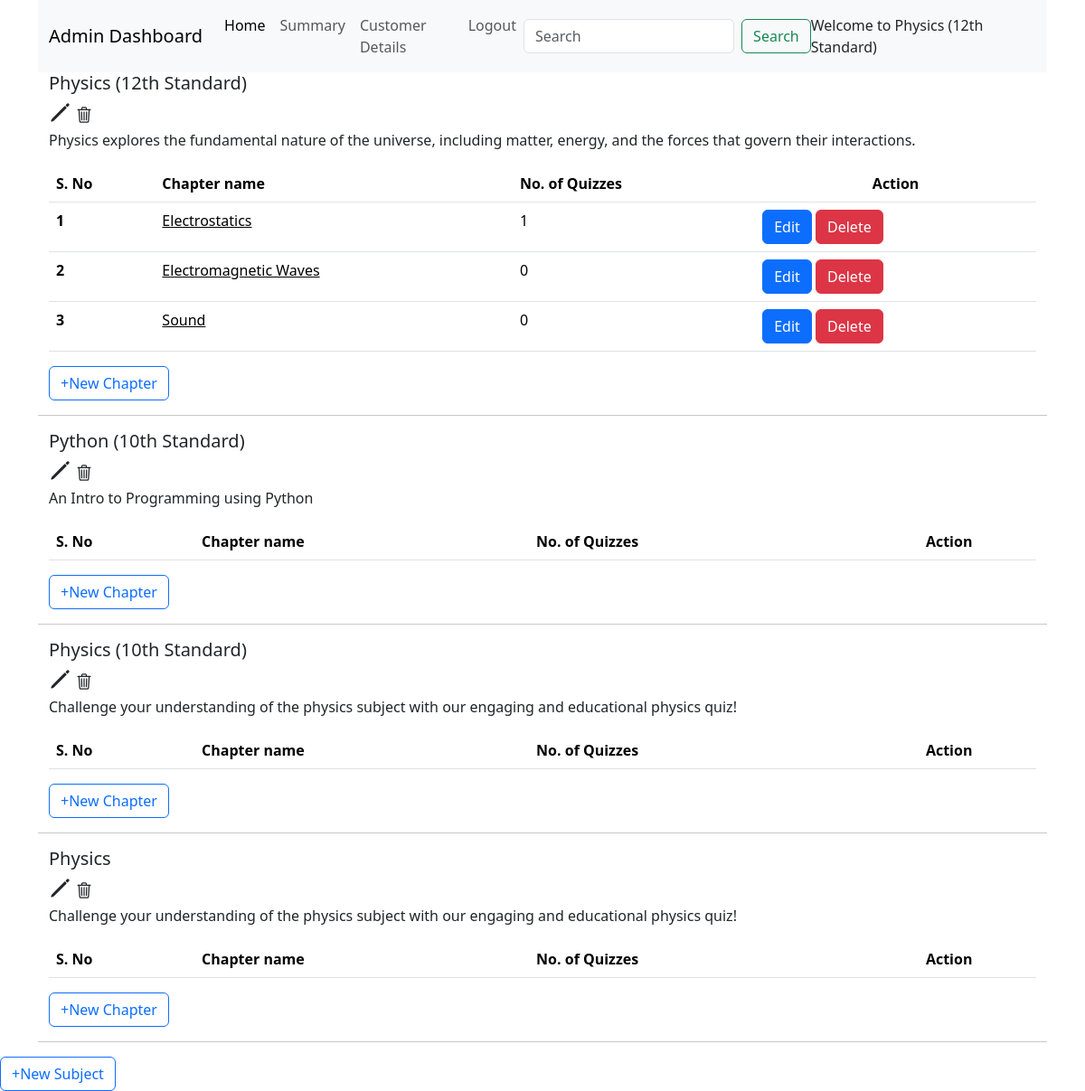
Screenshot of /admin_dashboard/Physics (12th Standard) with the database file from the repository.
### backend/models.py (models this page shows)
class Subject(db.Model):
  __tablename__="subject"
  sub_id=db.Column(db.Integer, primary_key=True, nullable=False)
  name=db.Column(db.String, nullable=False)
  description=db.Column(db.String)
  chapters=db.relationship("Chapter", cascade="all,delete", backref="subject", lazy=True)

class Chapter(db.Model):
  __tablename__="chapter"
  ch_id=db.Column(db.Integer, primary_key=True, nullable=False)
  subject_id=db.Column(db.Integer, db.ForeignKey("subject.sub_id"), nullable=False)
  name=db.Column(db.String, nullable=False)
  description=db.Column(db.String)
  quizes=db.relationship("Quiz", cascade="all,delete", backref="chapter", lazy=True)

### backend/controllers.py (the view)
@app.route('/admin_dashboard/<name>', methods=["GET","POST"])
def admin_dashboard(name):
  if request.method=="GET":
    subjects = db.session.query(Subject).all()
    return render_template("admin_dashboard.html", name=name, subjects=subjects)

### templates/admin_dashboard.html (shortened to what this page needs)
<!DOCTYPE html>
<html lang="en">
<head>
  <link href="https://cdn.jsdelivr.net/npm/bootstrap@5.3.3/dist/css/bootstrap.min.css" rel="stylesheet">
  <link href="https://cdn.jsdelivr.net/npm/bootstrap-icons/font/bootstrap-icons.css" rel="stylesheet">
  <link href="/static/style/admin_dashboard.css" rel="stylesheet">
</head>
<body>
  <div class="container new-container">
    <nav class="navbar navbar-expand-lg bg-body-tertiary">
      <div class="container-fluid">
        <a class="navbar-brand" href="#">Admin Dashboard</a>
        <div class="collapse navbar-collapse" id="navbarSupportedContent">
          <ul class="navbar-nav me-auto mb-2 mb-lg-0">
            <li class="nav-item">
              <a class="nav-link active" aria-current="page" href="/admin_dashboard/{{name}}">Home</a>
            </li>
            <li class="nav-item">
              <a class="nav-link" href="#">Summary</a>
            </li>
            <li class="nav-item">
              <a class="nav-link" href="/admin_user/{{name}}">Customer Details</a>
            </li>
            <li class="nav-item">
              <a class="nav-link" onclick="window.location.href='/'">Logout</a>
            </li>
          </ul>
          <form class="d-flex" role="search" method="POST" action="/search/{{name}}">
            <input class="form-control me-2" type="search" placeholder="Search" aria-label="Search" name="search" id="search">
            <button class="btn btn-outline-success" type="submit">Search</button>
          </form>
          <span class="nav=text">
            Welcome to {{name}}
          </span>
        </div>
      </div>
    </nav>
    {% for subject in subjects %}
    <div class="container new-container">
      <div class="title"><h5>{{subject.name}}</h5>
        <a onclick="window.location.href='/admin_dashboard/{{subject.sub_id}}/edit_subject/{{name}}'" ><ion-icon name="pencil-outline" style="font-size: 25px;" ></ion-icon></a>
        <a onclick="window.location.href='/admin_dashboard/{{subject.sub_id}}/delete_subject/{{name}}'"><ion-icon name="trash-outline" style="font-size: 20px;"></ion-icon></a>
      </div>
      <div class="description">{{subject.description}}</div>
      <table class="table table-striped">
        <table class="table">
          <thead>
            <tr>
              <th scope="col">S. No</th>
              <th scope="col">Chapter name</th>
              <th scope="col">No. of Quizzes</th>
              <th scope="col" class="text-center">Action</th>
            </tr>
          </thead>
          <tbody>
            {% for chapter in subject.chapters %}
            <tr>
              <th scope="row">{{chapter.ch_id}}</th>
              <td id="clickable"><a onclick="window.location.href='/admin_dashboard/{{subject.sub_id}}/{{chapter.ch_id}}/{{name}}'">{{chapter.name}}</a></td>
              <td>{{chapter.quizes | length}}</td>
              <td><a onclick="window.location.href='/admin_dashboard/{{subject.sub_id}}/{{chapter.ch_id}}/edit_chapter/{{name}}'" type="button" class="btn btn-primary">Edit</a>
              <a onclick="window.location.href='/admin_dashboard/{{subject.sub_id}}/{{chapter.ch_id}}/delete_chapter/{{name}}'" type="button" class="btn btn-danger">Delete</a></td>
              {% endfor %}
            </tr>
          </tbody>
        </table>
        <a onclick="window.location.href='/admin_dashboard/{{subject.sub_id}}/new_chapter/{{name}}'" type="button" class="btn btn-outline-primary">+New Chapter</a>
      </table>
    </div>
    <hr />
    {% endfor %}
  </div>
  <a onclick="window.location.href='/admin_dashboard/new_subject/{{name}}'" type="button" class="btn btn-outline-primary">+New Subject</a>
</body>
</html>

### static/style/admin_dashboard.css (style rules this page uses)
#clickable { text-decoration: underline; cursor: pointer; }
li a { cursor: pointer; }

### rows the page displays
Subject: name "Physics (12th Standard)", description "Physics explores the fundamental nature of the universe, including matter, energy, and the forces that govern their interactions."
Chapter: ch_id "1", name "Electrostatics", quizes|length "1"
Chapter: ch_id "2", name "Electromagnetic Waves", quizes|length "0"
Chapter: ch_id "3", name "Sound", quizes|length "0"
Subject: name "Python (10th Standard)", description "An Intro to Programming using Python"
Subject: name "Physics (10th Standard)", description "Challenge your understanding of the physics subject with our engaging and educational physics quiz!"
Subject: name "Physics", description "Challenge your understanding of the physics subject with our engaging and educational physics quiz!"
